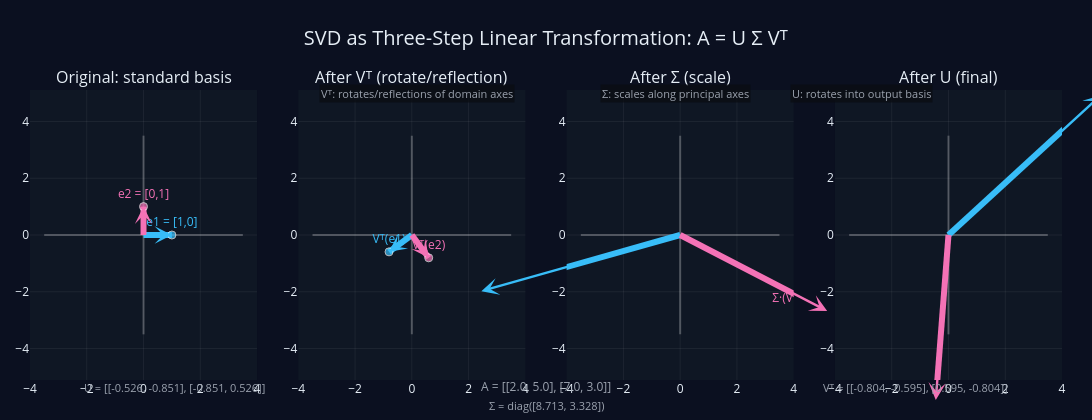

Notebook code for this chart:
### Markdown cell above
# SVD

### Code cell
# Run this in a Python environment with plotly and numpy installed.
import numpy as np
import plotly.graph_objects as go
from plotly.subplots import make_subplots

# -- Given matrix A and its SVD (we compute it to keep things consistent) --
A = np.array([[2., 5.],
              [7., 3.]])

U, s_vals, Vt = np.linalg.svd(A)
S = np.diag(s_vals)

# If you want to use the provided numeric SVD result directly, you can override:
# U = np.array([[-0.52573111, -0.85065081],
#               [-0.85065081,  0.52573111]])
# s_vals = np.array([8.71337969, 3.32821489])
# Vt = np.array([[-0.80405286, -0.59455781],
#                [ 0.59455781, -0.80405286]])
# S = np.diag(s_vals)

# -- standard basis in R^2 (column vectors) --
e1 = np.array([1., 0.])
e2 = np.array([0., 1.])

# -- Stepwise images --
# 0: original basis (domain)
orig_e1 = e1.copy()
orig_e2 = e2.copy()

# 1: after V^T (right singular vectors rotate the input coordinates)
Vt_e1 = Vt.T @ e1    # applying V^T on the coordinate vector is equivalent to V^T * e
Vt_e2 = Vt.T @ e2

# 2: after Sigma (scaling along principal axes)
# We apply S to the vectors obtained after V^T
S_Vt_e1 = S @ (Vt.T @ e1)
S_Vt_e2 = S @ (Vt.T @ e2)

# 3: after U (left singular vectors rotate into output basis)
U_S_Vt_e1 = U @ S @ (Vt.T @ e1)
U_S_Vt_e2 = U @ S @ (Vt.T @ e2)

# -- Plot styling --
bg = "#0b1020"
panel = "#0f1724"
axis_col = "rgba(255,255,255,0.25)"
grid = "rgba(255,255,255,0.06)"
blue = "#38bdf8"
pink = "#f472b6"
amber = "#fbbf24"
muted = "#9ca3af"
text = "#e6eef6"

# -- Create 1x4 subplots (all 2D) --
fig = make_subplots(rows=1, cols=4,
                    subplot_titles=(
                        "Original: standard basis",
                        "After Vᵀ (rotate/reflection)",
                        "After Σ (scale)",
                        "After U (final)"
                    ),
                    horizontal_spacing=0.04)

def add_axes(row, col, xrange=(-3.5, 3.5), yrange=(-3.5, 3.5)):
    # draw x and y axes as line traces placed in the proper subplot
    fig.add_trace(go.Scatter(x=[xrange[0], xrange[1]], y=[0,0],
                             mode="lines", line=dict(color=axis_col, width=2),
                             hoverinfo="skip", showlegend=False),
                  row=row, col=col)
    fig.add_trace(go.Scatter(x=[0,0], y=[yrange[0], yrange[1]],
                             mode="lines", line=dict(color=axis_col, width=2),
                             hoverinfo="skip", showlegend=False),
                  row=row, col=col)
    # light grid via layout settings later

def add_vector(vec, color, label, row, col, textpos="top center"):
    x, y = vec[0], vec[1]
    # shaft
    fig.add_trace(go.Scatter(x=[0, x], y=[0, y],
                             mode="lines+markers+text",
                             line=dict(color=color, width=6),
                             marker=dict(size=[0, 8], color=color),
                             text=["", label],
                             textposition=textpos,
                             textfont=dict(size=12, color=color),
                             hoverinfo="text",
                             showlegend=False),
                  row=row, col=col)
    # arrowhead via annotation (subplot-relative refs)
    xref = f"x{(col)}" if col>1 else "x"
    yref = f"y{(col)}" if col>1 else "y"
    fig.add_annotation(x=x, y=y, ax=0, ay=0,
                       xref=xref, yref=yref, axref=xref, ayref=yref,
                       showarrow=True, arrowhead=3, arrowsize=1.2,
                       arrowwidth=2.4, arrowcolor=color)

# Panel 1: original basis
add_axes(1, 1)
add_vector(orig_e1, blue, "e1 = [1,0]", 1, 1, "top center")
add_vector(orig_e2, pink, "e2 = [0,1]", 1, 1, "top center")

# Panel 2: after V^T
add_axes(1, 2)
add_vector(Vt_e1, blue, "Vᵀ(e1)", 1, 2, "top center")
add_vector(Vt_e2, pink, "Vᵀ(e2)", 1, 2, "top center")
fig.add_annotation(text="Vᵀ: rotates/reflections of domain axes",
                   x=0.375, y=1.02, xref="paper", yref="paper",
                   showarrow=False, font=dict(size=11, color=muted),
                   bgcolor="rgba(10,12,18,0.75)")

# Panel 3: after Σ (scaling)
add_axes(1, 3)
add_vector(S_Vt_e1, blue, f"Σ·(Vᵀ(e1))\n(σ₁={s_vals[0]:.3f})", 1, 3, "top center")
add_vector(S_Vt_e2, pink, f"Σ·(Vᵀ(e2))\n(σ₂={s_vals[1]:.3f})", 1, 3, "top center")
fig.add_annotation(text="Σ: scales along principal axes",
                   x=0.625, y=1.02, xref="paper", yref="paper",
                   showarrow=False, font=dict(size=11, color=muted),
                   bgcolor="rgba(10,12,18,0.75)")

# Panel 4: after U (final transformed vectors)
add_axes(1, 4)
add_vector(U_S_Vt_e1, blue, f"U·Σ·Vᵀ(e1)", 1, 4, "top center")
add_vector(U_S_Vt_e2, pink, f"U·Σ·Vᵀ(e2)", 1, 4, "top center")
fig.add_annotation(text="U: rotates into output basis",
                   x=0.875, y=1.02, xref="paper", yref="paper",
                   showarrow=False, font=dict(size=11, color=muted),
                   bgcolor="rgba(10,12,18,0.75)")

# Layout polish
fig.update_layout(title=dict(text="SVD as Three-Step Linear Transformation: A = U Σ Vᵀ",
                             x=0.5, font=dict(size=20, color=text)),
                  paper_bgcolor=bg, plot_bgcolor=panel,
                  width=1400, height=420, margin=dict(l=30, r=30, t=90, b=40),
                  font=dict(color=text))

# axis ranges & grid for all subplots
for col in [1,2,3,4]:
    xr = [-4.0, 4.0]
    yr = [-4.0, 4.0]
    fig.update_xaxes(range=xr, row=1, col=col, showgrid=True, gridcolor=grid, zeroline=False, color=text)
    fig.update_yaxes(range=yr, row=1, col=col, showgrid=True, gridcolor=grid, zeroline=False, color=text, scaleanchor=f"x{col}" if col>1 else "x")

# add small matrix text below
fig.add_annotation(text=f"A =\n{A.tolist()}",
                   x=0.5, y=-0.06, xref="paper", yref="paper", showarrow=False,
                   font=dict(size=12, color=muted))
fig.add_annotation(text=f"U =\n{np.round(U,3).tolist()}",
                   x=0.05, y=-0.06, xref="paper", yref="paper", showarrow=False, font=dict(size=11, color=muted))
fig.add_annotation(text=f"Σ = diag({np.round(s_vals,3).tolist()})",
                   x=0.5, y=-0.12, xref="paper", yref="paper", showarrow=False, font=dict(size=11, color=muted))
fig.add_annotation(text=f"Vᵀ =\n{np.round(Vt,3).tolist()}",
                   x=0.95, y=-0.06, xref="paper", yref="paper", showarrow=False, font=dict(size=11, color=muted))

fig.show()

### Figure 1 — Plotly figure (JSON) as saved in the notebook; plotly's stock layout.template omitted (floating-point values rounded to 4 significant figures)
{"data": [{"hoverinfo": "skip", "line": {"color": "rgba(255,255,255,0.25)", "width": 2}, "mode": "lines", "showlegend": false, "type": "scatter", "x": [-3.5, 3.5], "xaxis": "x", "y": [0, 0], "yaxis": "y"}, {"hoverinfo": "skip", "line": {"color": "rgba(255,255,255,0.25)", "width": 2}, "mode": "lines", "showlegend": false, "type": "scatter", "x": [0, 0], "xaxis": "x", "y": [-3.5, 3.5], "yaxis": "y"}, {"hoverinfo": "text", "line": {"color": "#38bdf8", "width": 6}, "marker": {"color": "#38bdf8", "size": [0, 8]}, "mode": "lines+markers+text", "showlegend": false, "text": ["", "e1 = [1,0]"], "textfont": {"color": "#38bdf8", "size": 12}, "textposition": "top center", "type": "scatter", "x": [0, 1], "xaxis": "x", "y": [0, 0], "yaxis": "y"}, {"hoverinfo": "text", "line": {"color": "#f472b6", "width": 6}, "marker": {"color": "#f472b6", "size": [0, 8]}, "mode": "lines+markers+text", "showlegend": false, "text": ["", "e2 = [0,1]"], "textfont": {"color": "#f472b6", "size": 12}, "textposition": "top center", "type": "scatter", "x": [0, 0], "xaxis": "x", "y": [0, 1], "yaxis": "y"}, {"hoverinfo": "skip", "line": {"color": "rgba(255,255,255,0.25)", "width": 2}, "mode": "lines", "showlegend": false, "type": "scatter", "x": [-3.5, 3.5], "xaxis": "x2", "y": [0, 0], "yaxis": "y2"}, {"hoverinfo": "skip", "line": {"color": "rgba(255,255,255,0.25)", "width": 2}, "mode": "lines", "showlegend": false, "type": "scatter", "x": [0, 0], "xaxis": "x2", "y": [-3.5, 3.5], "yaxis": "y2"}, {"hoverinfo": "text", "line": {"color": "#38bdf8", "width": 6}, "marker": {"color": "#38bdf8", "size": [0, 8]}, "mode": "lines+markers+text", "showlegend": false, "text": ["", "Vᵀ(e1)"], "textfont": {"color": "#38bdf8", "size": 12}, "textposition": "top center", "type": "scatter", "x": [0, -0.8041], "xaxis": "x2", "y": [0, -0.5946], "yaxis": "y2"}, {"hoverinfo": "text", "line": {"color": "#f472b6", "width": 6}, "marker": {"color": "#f472b6", "size": [0, 8]}, "mode": "lines+markers+text", "showlegend": false, "text": ["", "Vᵀ(e2)"], "textfont": {"color": "#f472b6", "size": 12}, "textposition": "top center", "type": "scatter", "x": [0, 0.5946], "xaxis": "x2", "y": [0, -0.8041], "yaxis": "y2"}, {"hoverinfo": "skip", "line": {"color": "rgba(255,255,255,0.25)", "width": 2}, "mode": "lines", "showlegend": false, "type": "scatter", "x": [-3.5, 3.5], "xaxis": "x3", "y": [0, 0], "yaxis": "y3"}, {"hoverinfo": "skip", "line": {"color": "rgba(255,255,255,0.25)", "width": 2}, "mode": "lines", "showlegend": false, "type": "scatter", "x": [0, 0], "xaxis": "x3", "y": [-3.5, 3.5], "yaxis": "y3"}, {"hoverinfo": "text", "line": {"color": "#38bdf8", "width": 6}, "marker": {"color": "#38bdf8", "size": [0, 8]}, "mode": "lines+markers+text", "showlegend": false, "text": ["", "Σ·(Vᵀ(e1))\n(σ₁=8.713)"], "textfont": {"color": "#38bdf8", "size": 12}, "textposition": "top center", "type": "scatter", "x": [0, -7.006], "xaxis": "x3", "y": [0, -1.979], "yaxis": "y3"}, {"hoverinfo": "text", "line": {"color": "#f472b6", "width": 6}, "marker": {"color": "#f472b6", "size": [0, 8]}, "mode": "lines+markers+text", "showlegend": false, "text": ["", "Σ·(Vᵀ(e2))\n(σ₂=3.328)"], "textfont": {"color": "#f472b6", "size": 12}, "textposition": "top center", "type": "scatter", "x": [0, 5.181], "xaxis": "x3", "y": [0, -2.676], "yaxis": "y3"}, {"hoverinfo": "skip", "line": {"color": "rgba(255,255,255,0.25)", "width": 2}, "mode": "lines", "showlegend": false, "type": "scatter", "x": [-3.5, 3.5], "xaxis": "x4", "y": [0, 0], "yaxis": "y4"}, {"hoverinfo": "skip", "line": {"color": "rgba(255,255,255,0.25)", "width": 2}, "mode": "lines", "showlegend": false, "type": "scatter", "x": [0, 0], "xaxis": "x4", "y": [-3.5, 3.5], "yaxis": "y4"}, {"hoverinfo": "text", "line": {"color": "#38bdf8", "width": 6}, "marker": {"color": "#38bdf8", "size": [0, 8]}, "mode": "lines+markers+text", "showlegend": false, "text": ["", "U·Σ·Vᵀ(e1)"], "textfont": {"color": "#38bdf8", "size": 12}, "textposition": "top center", "type": "scatter", "x": [0, 5.367], "xaxis": "x4", "y": [0, 4.919], "yaxis": "y4"}, {"hoverinfo": "text", "line": {"color": "#f472b6", "width": 6}, "marker": {"color": "#f472b6", "size": [0, 8]}, "mode": "lines+markers+text", "showlegend": false, "text": ["", "U·Σ·Vᵀ(e2)"], "textfont": {"color": "#f472b6", "size": 12}, "textposition": "top center", "type": "scatter", "x": [0, -0.4472], "xaxis": "x4", "y": [0, -5.814], "yaxis": "y4"}], "layout": {"annotations": [{"font": {"size": 16}, "showarrow": false, "text": "Original: standard basis", "x": 0.11, "xanchor": "center", "xref": "paper", "y": 1, "yanchor": "bottom", "yref": "paper"}, {"font": {"size": 16}, "showarrow": false, "text": "After Vᵀ (rotate/reflection)", "x": 0.37, "xanchor": "center", "xref": "paper", "y": 1, "yanchor": "bottom", "yref": "paper"}, {"font": {"size": 16}, "showarrow": false, "text": "After Σ (scale)", "x": 0.63, "xanchor": "center", "xref": "paper", "y": 1, "yanchor": "bottom", "yref": "paper"}, {"font": {"size": 16}, "showarrow": false, "text": "After U (final)", "x": 0.89, "xanchor": "center", "xref": "paper", "y": 1, "yanchor": "bottom", "yref": "paper"}, {"arrowcolor": "#38bdf8", "arrowhead": 3, "arrowsize": 1.2, "arrowwidth": 2.4, "ax": 0, "axref": "x", "ay": 0, "ayref": "y", "showarrow": true, "x": 1, "xref": "x", "y": 0, "yref": "y"}, {"arrowcolor": "#f472b6", "arrowhead": 3, "arrowsize": 1.2, "arrowwidth": 2.4, "ax": 0, "axref": "x", "ay": 0, "ayref": "y", "showarrow": true, "x": 0, "xref": "x", "y": 1, "yref": "y"}, {"arrowcolor": "#38bdf8", "arrowhead": 3, "arrowsize": 1.2, "arrowwidth": 2.4, "ax": 0, "axref": "x2", "ay": 0, "ayref": "y2", "showarrow": true, "x": -0.8041, "xref": "x2", "y": -0.5946, "yref": "y2"}, {"arrowcolor": "#f472b6", "arrowhead": 3, "arrowsize": 1.2, "arrowwidth": 2.4, "ax": 0, "axref": "x2", "ay": 0, "ayref": "y2", "showarrow": true, "x": 0.5946, "xref": "x2", "y": -0.8041, "yref": "y2"}, {"bgcolor": "rgba(10,12,18,0.75)", "font": {"color": "#9ca3af", "size": 11}, "showarrow": false, "text": "Vᵀ: rotates/reflections of domain axes", "x": 0.375, "xref": "paper", "y": 1.02, "yref": "paper"}, {"arrowcolor": "#38bdf8", "arrowhead": 3, "arrowsize": 1.2, "arrowwidth": 2.4, "ax": 0, "axref": "x3", "ay": 0, "ayref": "y3", "showarrow": true, "x": -7.006, "xref": "x3", "y": -1.979, "yref": "y3"}, {"arrowcolor": "#f472b6", "arrowhead": 3, "arrowsize": 1.2, "arrowwidth": 2.4, "ax": 0, "axref": "x3", "ay": 0, "ayref": "y3", "showarrow": true, "x": 5.181, "xref": "x3", "y": -2.676, "yref": "y3"}, {"bgcolor": "rgba(10,12,18,0.75)", "font": {"color": "#9ca3af", "size": 11}, "showarrow": false, "text": "Σ: scales along principal axes", "x": 0.625, "xref": "paper", "y": 1.02, "yref": "paper"}, {"arrowcolor": "#38bdf8", "arrowhead": 3, "arrowsize": 1.2, "arrowwidth": 2.4, "ax": 0, "axref": "x4", "ay": 0, "ayref": "y4", "showarrow": true, "x": 5.367, "xref": "x4", "y": 4.919, "yref": "y4"}, {"arrowcolor": "#f472b6", "arrowhead": 3, "arrowsize": 1.2, "arrowwidth": 2.4, "ax": 0, "axref": "x4", "ay": 0, "ayref": "y4", "showarrow": true, "x": -0.4472, "xref": "x4", "y": -5.814, "yref": "y4"}, {"bgcolor": "rgba(10,12,18,0.75)", "font": {"color": "#9ca3af", "size": 11}, "showarrow": false, "text": "U: rotates into output basis", "x": 0.875, "xref": "paper", "y": 1.02, "yref": "paper"}, {"font": {"color": "#9ca3af", "size": 12}, "showarrow": false, "text": "A =\n[[2.0, 5.0], [7.0, 3.0]]", "x": 0.5, "xref": "paper", "y": -0.06, "yref": "paper"}, {"font": {"color": "#9ca3af", "size": 11}, "showarrow": false, "text": "U =\n[[-0.526, -0.851], [-0.851, 0.526]]", "x": 0.05, "xref": "paper", "y": -0.06, "yref": "paper"}, {"font": {"color": "#9ca3af", "size": 11}, "showarrow": false, "text": "Σ = diag([8.713, 3.328])", "x": 0.5, "xref": "paper", "y": -0.12, "yref": "paper"}, {"font": {"color": "#9ca3af", "size": 11}, "showarrow": false, "text": "Vᵀ =\n[[-0.804, -0.595], [0.595, -0.804]]", "x": 0.95, "xref": "paper", "y": -0.06, "yref": "paper"}], "font": {"color": "#e6eef6"}, "height": 420, "margin": {"b": 40, "l": 30, "r": 30, "t": 90}, "paper_bgcolor": "#0b1020", "plot_bgcolor": "#0f1724", "title": {"font": {"color": "#e6eef6", "size": 20}, "text": "SVD as Three-Step Linear Transformation: A = U Σ Vᵀ", "x": 0.5}, "width": 1400, "xaxis": {"anchor": "y", "color": "#e6eef6", "domain": [0, 0.22], "gridcolor": "rgba(255,255,255,0.06)", "range": [-4, 4], "showgrid": true, "zeroline": false}, "xaxis2": {"anchor": "y2", "color": "#e6eef6", "domain": [0.26, 0.48], "gridcolor": "rgba(255,255,255,0.06)", "range": [-4, 4], "showgrid": true, "zeroline": false}, "xaxis3": {"anchor": "y3", "color": "#e6eef6", "domain": [0.52, 0.74], "gridcolor": "rgba(255,255,255,0.06)", "range": [-4, 4], "showgrid": true, "zeroline": false}, "xaxis4": {"anchor": "y4", "color": "#e6eef6", "domain": [0.78, 1], "gridcolor": "rgba(255,255,255,0.06)", "range": [-4, 4], "showgrid": true, "zeroline": false}, "yaxis": {"anchor": "x", "color": "#e6eef6", "domain": [0, 1], "gridcolor": "rgba(255,255,255,0.06)", "range": [-4, 4], "scaleanchor": "x", "showgrid": true, "zeroline": false}, "yaxis2": {"anchor": "x2", "color": "#e6eef6", "domain": [0, 1], "gridcolor": "rgba(255,255,255,0.06)", "range": [-4, 4], "scaleanchor": "x2", "showgrid": true, "zeroline": false}, "yaxis3": {"anchor": "x3", "color": "#e6eef6", "domain": [0, 1], "gridcolor": "rgba(255,255,255,0.06)", "range": [-4, 4], "scaleanchor": "x3", "showgrid": true, "zeroline": false}, "yaxis4": {"anchor": "x4", "color": "#e6eef6", "domain": [0, 1], "gridcolor": "rgba(255,255,255,0.06)", "range": [-4, 4], "scaleanchor": "x4", "showgrid": true, "zeroline": false}}}
